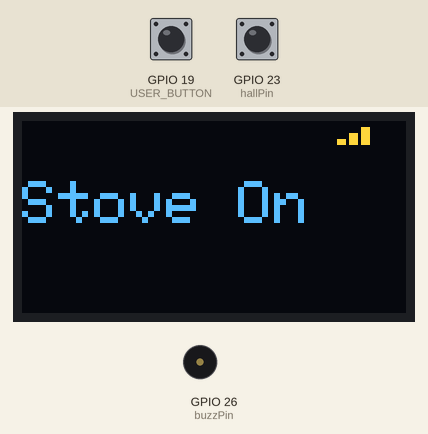
Simulated run of this sketch. Board: ESP32. Shown: 128×64 one-colour display, buzzer (waves = sounding, pin HIGH). The inputs (shaded band) are chosen by the test bench; at power-on: GPIO 23 (hallPin) HIGH, GPIO 19 (USER_BUTTON) HIGH. The OLED is the two-colour kind (top 16 rows yellow); WiFi joins after 1.5 s; servers stay silent unless stated; what the sketch prints to the serial monitor is not drawn.

Above: at 4.2 s.
4.3 s: GPIO 23 (hallPin) pulled LOW for 0.15 s
At 4.53 s:
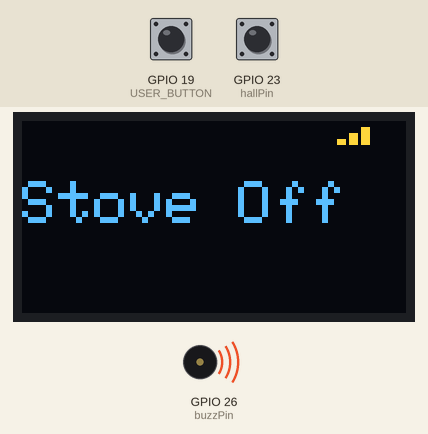
6.1 s: GPIO 19 (USER_BUTTON) pulled LOW for 0.15 s
At 7.0 s:
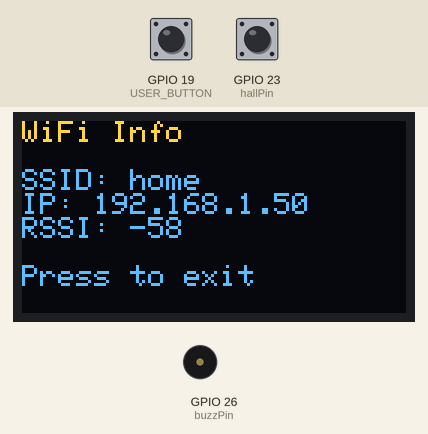
8.8 s: GPIO 19 (USER_BUTTON) pulled LOW for 3.2 s
At 12.5 s:
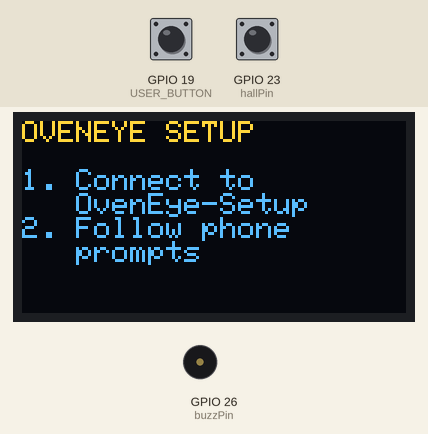
14.1 s: GPIO 23 (hallPin) pulled LOW for 1 s
At 15.6 s:
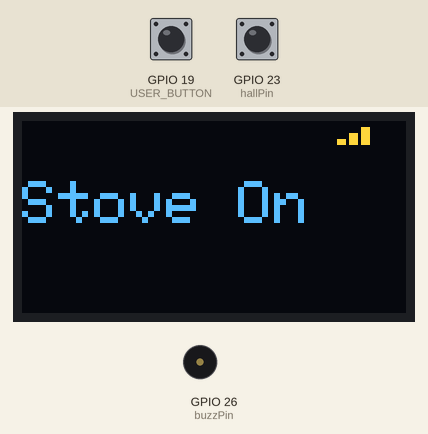
16.6 s: GPIO 23 (hallPin) pulled LOW for 0.15 s
At 17.9 s:
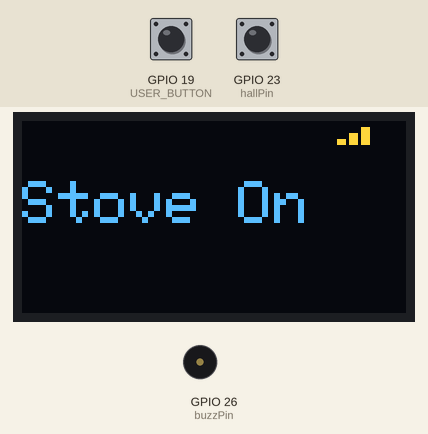
18.2 s: GPIO 19 (USER_BUTTON) pulled LOW for 1 s
At 20.0 s:
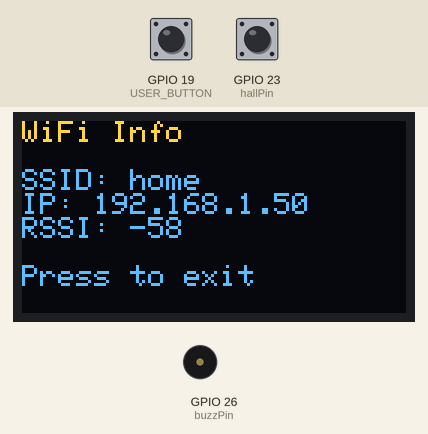
Timing chart, 0 to 21.5 s (numbered marks = the images above; inputs shaded):
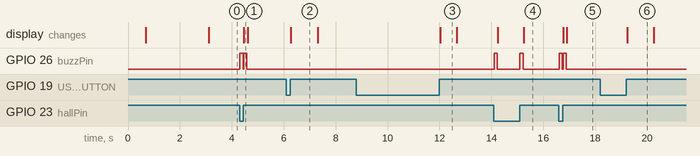

The sketch:

oven_eye_v2.ino
```cpp
#include <Wire.h>
#include <Adafruit_GFX.h>
#include <Adafruit_SSD1306.h>
#include <WiFi.h>
#include <WiFiClient.h>
#include <WiFiManager.h>


#define BLYNK_TEMPLATE_ID "TMPL2-GenTvVt"
#define BLYNK_TEMPLATE_NAME "OvenEye"
#define BLYNK_AUTH_TOKEN "###############"
#include <BlynkSimpleEsp32.h>


#define SCREEN_WIDTH 128
#define SCREEN_HEIGHT 64
#define USER_BUTTON  19

Adafruit_SSD1306 display(SCREEN_WIDTH, SCREEN_HEIGHT, &Wire, -1);

int hallPin = 23;
int buzzPin = 26;

int lastHallReading = HIGH;

unsigned long debounceDuration = 50; // millis
unsigned long buttonHeldTimeLimit = 3000; // millis
unsigned long screenDelayTime = 600; //millis
unsigned long buzzDelayTime = 120; //millis
unsigned long wifiPortalTimeout = 180; //secs
unsigned long wifiStatusScreenTime = 1000; //millis
unsigned long lastTimeButtonStateChanged = 0;
bool wasPressed = false;


/* ---------- LOGO ---------- */
const uint8_t image_data[] PROGMEM = {
0xff, 0xff, 0xff, 0xff, 0xff, 0xff, 0xff, 0xff, 0xff, 0xff, 0xff, 0xff, 0xff, 0xff, 0xff, 0xff,
0xff, 0xff, 0xff, 0xff, 0xff, 0xff, 0xff, 0xff, 0xff, 0xff, 0xff, 0xff, 0xff, 0xff, 0xff, 0xff,
0xff, 0xff, 0xff, 0xff, 0xff, 0xff, 0xff, 0xff, 0xff, 0xff, 0xff, 0xff, 0xff, 0xff, 0xff, 0xff,
0xff, 0xff, 0xff, 0xff, 0xff, 0xff, 0xff, 0xff, 0xff, 0xff, 0xff, 0xff, 0xff, 0xff, 0xff, 0xff,
0xff, 0xff, 0xff, 0xff, 0xff, 0xff, 0xff, 0xff, 0xff, 0xff, 0xff, 0xff, 0xff, 0xff, 0xff, 0xff,
0xff, 0xff, 0xff, 0xff, 0xff, 0xff, 0xff, 0xff, 0xff, 0xff, 0xff, 0xff, 0xff, 0xff, 0xff, 0xff,
0xff, 0xff, 0xff, 0xff, 0xff, 0xff, 0xff, 0xff, 0xff, 0xff, 0xff, 0xff, 0xff, 0xff, 0xff, 0xff,
0xff, 0xff, 0xff, 0xff, 0xff, 0xff, 0xff, 0xff, 0xff, 0xff, 0xff, 0xff, 0xff, 0xff, 0xff, 0xff,
0xff, 0xff, 0xff, 0xff, 0xff, 0xff, 0xff, 0xff, 0xff, 0xff, 0xff, 0xff, 0xff, 0xff, 0xff, 0xff,
0xff, 0xff, 0xff, 0xff, 0xff, 0xff, 0xff, 0xff, 0xff, 0xff, 0xff, 0xff, 0xff, 0xff, 0xff, 0xff,
0xff, 0xff, 0xff, 0xff, 0xff, 0xff, 0xff, 0xff, 0xff, 0xff, 0xff, 0xff, 0xff, 0xff, 0xff, 0xff,
0xff, 0xff, 0xff, 0xff, 0xff, 0xff, 0xff, 0xfe, 0x3f, 0xff, 0xff, 0xff, 0xff, 0xff, 0xff, 0xff,
0xff, 0xff, 0xff, 0xff, 0xff, 0xff, 0xff, 0xfe, 0x0f, 0xff, 0xff, 0xff, 0xff, 0xff, 0xff, 0xff,
0xff, 0xff, 0xff, 0xff, 0xff, 0xff, 0xff, 0xfe, 0x07, 0xff, 0xff, 0xff, 0xff, 0xff, 0xff, 0xff,
0xff, 0xff, 0xff, 0xff, 0xff, 0xff, 0xff, 0xfc, 0x02, 0x7f, 0xff, 0xff, 0xff, 0xff, 0xff, 0xff,
0xff, 0xff, 0xff, 0xff, 0xff, 0xff, 0xff, 0xf0, 0x02, 0x3f, 0xff, 0xff, 0xff, 0xff, 0xff, 0xff,
0xff, 0xff, 0xff, 0xff, 0xff, 0xff, 0xf3, 0xc0, 0x04, 0x39, 0xff, 0xff, 0xff, 0xff, 0xff, 0xff,
0xff, 0xff, 0xff, 0xff, 0xff, 0xff, 0xe3, 0x00, 0x00, 0x38, 0xff, 0xff, 0xff, 0xff, 0xff, 0xff,
0xff, 0xff, 0xff, 0xff, 0xff, 0xff, 0xc0, 0x04, 0x00, 0x70, 0xff, 0xff, 0xff, 0xff, 0xff, 0xff,
0xff, 0xff, 0xff, 0xff, 0xff, 0xff, 0xc0, 0x0c, 0x00, 0xc0, 0x9f, 0xff, 0xff, 0xff, 0xff, 0xff,
0xff, 0xff, 0xff, 0xff, 0xff, 0xfe, 0xe0, 0x1f, 0xe0, 0x01, 0x1f, 0xff, 0xff, 0xff, 0xff, 0xff,
0xff, 0xff, 0xff, 0xff, 0xff, 0xf9, 0xe0, 0x38, 0x10, 0x01, 0x0f, 0xff, 0xff, 0xff, 0xff, 0xff,
0xff, 0xff, 0xff, 0xff, 0xff, 0xe3, 0x00, 0x78, 0x1e, 0x00, 0x07, 0xff, 0xff, 0xff, 0xff, 0xff,
0xff, 0xff, 0xff, 0xff, 0xff, 0xc2, 0x0c, 0x08, 0x10, 0x30, 0x03, 0xff, 0xff, 0xff, 0xff, 0xff,
0xff, 0xff, 0xff, 0xff, 0xff, 0xc0, 0x61, 0xf8, 0x1f, 0xc6, 0x01, 0xff, 0xff, 0xff, 0xff, 0xff,
0xff, 0xff, 0xff, 0xff, 0xfe, 0x81, 0x8f, 0xf8, 0x1f, 0xf1, 0x81, 0x7f, 0xff, 0xff, 0xff, 0xff,
0xff, 0xff, 0xff, 0xff, 0xfc, 0x86, 0x3f, 0xfc, 0x3f, 0xfc, 0x61, 0x3f, 0xff, 0xff, 0xff, 0xff,
0xff, 0xff, 0xff, 0xff, 0xf8, 0x8e, 0x3f, 0xfc, 0x3f, 0xfc, 0x71, 0x1f, 0xff, 0xff, 0xff, 0xff,
0xff, 0xff, 0xff, 0xff, 0xf0, 0x1e, 0x3f, 0xfc, 0x3f, 0xfc, 0x79, 0x0f, 0xff, 0xff, 0xff, 0xff,
0xff, 0xff, 0xff, 0xff, 0xf0, 0x1e, 0x1f, 0xfe, 0x7f, 0xf8, 0x78, 0x0f, 0xff, 0xff, 0xff, 0xff,
0xff, 0xff, 0xff, 0xff, 0xf0, 0x1e, 0x07, 0xff, 0xff, 0xe0, 0x78, 0x0f, 0xff, 0xff, 0xff, 0xff,
0xff, 0xff, 0xff, 0xff, 0xf8, 0x3e, 0x10, 0x3f, 0xfc, 0x08, 0x7c, 0x1f, 0xff, 0xff, 0xff, 0xff,
0xff, 0xff, 0xff, 0xff, 0xfc, 0x16, 0x12, 0x00, 0x00, 0x40, 0xf8, 0x3f, 0xff, 0xff, 0xff, 0xff,
0xff, 0xff, 0xff, 0xff, 0xfe, 0x03, 0x83, 0xff, 0xff, 0xc1, 0xf0, 0x7f, 0xff, 0xff, 0xff, 0xff,
0xff, 0xff, 0xff, 0xff, 0xff, 0x00, 0xc4, 0xff, 0xff, 0x87, 0x80, 0xff, 0xff, 0xff, 0xff, 0xff,
0xff, 0xff, 0xff, 0xff, 0xff, 0xe0, 0x38, 0x3f, 0xff, 0x1c, 0x07, 0xff, 0xff, 0xff, 0xff, 0xff,
0xff, 0xff, 0xff, 0xff, 0xff, 0xfc, 0x03, 0xc0, 0x03, 0xe0, 0x1f, 0xff, 0xff, 0xff, 0xff, 0xff,
0xff, 0xff, 0xff, 0xff, 0xff, 0xff, 0xc0, 0x1f, 0xf8, 0x03, 0xff, 0xff, 0xff, 0xff, 0xff, 0xff,
0xff, 0xff, 0xff, 0xff, 0xff, 0xff, 0xff, 0xc0, 0x01, 0xff, 0xff, 0xff, 0xff, 0xff, 0xff, 0xff,
0xff, 0xff, 0xff, 0xff, 0xff, 0xff, 0xff, 0xff, 0xff, 0xff, 0xff, 0xff, 0xff, 0xff, 0xff, 0xff,
0xff, 0xff, 0xff, 0xf8, 0x03, 0xff, 0xff, 0xff, 0xfe, 0x00, 0x3f, 0xff, 0xff, 0xff, 0xff, 0xff,
0xff, 0xff, 0xff, 0xe1, 0xe0, 0xff, 0xff, 0xff, 0xfe, 0x1f, 0xff, 0xff, 0xff, 0xff, 0xff, 0xff,
0xff, 0xff, 0xff, 0xc3, 0xf0, 0x0c, 0x40, 0x20, 0x06, 0x00, 0xc3, 0x08, 0x07, 0xff, 0xff, 0xff,
0xff, 0xff, 0xff, 0xc3, 0xf0, 0x88, 0x00, 0x01, 0xc6, 0x00, 0xe2, 0x10, 0x03, 0xff, 0xff, 0xff,
0xff, 0xff, 0xff, 0xc1, 0xe1, 0x80, 0x87, 0xe1, 0xc6, 0x3f, 0xe0, 0x21, 0xff, 0xff, 0xff, 0xff,
0xff, 0xff, 0xff, 0xe0, 0x03, 0xc3, 0xc0, 0x23, 0xc4, 0x00, 0x70, 0x70, 0x07, 0xff, 0xff, 0xff,
0xff, 0xff, 0xff, 0xff, 0xff, 0xff, 0xff, 0xff, 0xff, 0xff, 0xf0, 0xff, 0xff, 0xff, 0xff, 0xff,
0xff, 0xff, 0xff, 0xff, 0xff, 0xff, 0xff, 0xff, 0xff, 0xff, 0x83, 0xff, 0xff, 0xff, 0xff, 0xff,
0xff, 0xff, 0xff, 0xff, 0xff, 0xff, 0xff, 0xff, 0xff, 0xff, 0xff, 0xff, 0xff, 0xff, 0xff, 0xff,
0xff, 0xff, 0xff, 0xff, 0xff, 0xff, 0xff, 0xff, 0xff, 0xff, 0xff, 0xff, 0xff, 0xff, 0xff, 0xff,
0xff, 0xff, 0xff, 0xff, 0xff, 0xff, 0xff, 0xff, 0xff, 0xff, 0xff, 0xff, 0xff, 0xff, 0xff, 0xff,
0xff, 0xff, 0xff, 0xff, 0xff, 0xff, 0xff, 0xff, 0xff, 0xff, 0xff, 0xff, 0xff, 0xff, 0xff, 0xff,
0xff, 0xff, 0xff, 0xff, 0xff, 0xff, 0xff, 0xff, 0xff, 0xff, 0xff, 0xff, 0xff, 0xff, 0xff, 0xff,
0xff, 0xff, 0xff, 0xff, 0xff, 0xff, 0xff, 0xff, 0xff, 0xff, 0xff, 0xff, 0xff, 0xff, 0xff, 0xff,
0xff, 0xff, 0xff, 0xff, 0xff, 0xff, 0xff, 0xff, 0xff, 0xff, 0xff, 0xff, 0xff, 0xff, 0xff, 0xff,
0xff, 0xff, 0xff, 0xff, 0xff, 0xff, 0xff, 0xff, 0xff, 0xff, 0xff, 0xff, 0xff, 0xff, 0xff, 0xff,
0xff, 0xff, 0xff, 0xff, 0xff, 0xff, 0xff, 0xff, 0xff, 0xff, 0xff, 0xff, 0xff, 0xff, 0xff, 0xff,
0xff, 0xff, 0xff, 0xff, 0xff, 0xff, 0xff, 0xff, 0xff, 0xff, 0xff, 0xff, 0xff, 0xff, 0xff, 0xff,
0xff, 0xff, 0xff, 0xff, 0xff, 0xff, 0xff, 0xff, 0xff, 0xff, 0xff, 0xff, 0xff, 0xff, 0xff, 0xff,
0xff, 0xff, 0xff, 0xff, 0xff, 0xff, 0xff, 0xff, 0xff, 0xff, 0xff, 0xff, 0xff, 0xff, 0xff, 0xff,
0xff, 0xff, 0xff, 0xff, 0xff, 0xff, 0xff, 0xff, 0xff, 0xff, 0xff, 0xff, 0xff, 0xff, 0xff, 0xff,
0xff, 0xff, 0xff, 0xff, 0xff, 0xff, 0xff, 0xff, 0xff, 0xff, 0xff, 0xff, 0xff, 0xff, 0xff, 0xff,
0xff, 0xff, 0xff, 0xff, 0xff, 0xff, 0xff, 0xff, 0xff, 0xff, 0xff, 0xff, 0xff, 0xff, 0xff, 0xff,
0xff, 0xff, 0xff, 0xff, 0xff, 0xff, 0xff, 0xff, 0xff, 0xff, 0xff, 0xff, 0xff, 0xff, 0xff, 0xff,
};

WiFiManager wm;


/* ---------- SETUP ---------- */
void setup() {
  Serial.begin(9600);
  Wire.begin(21, 22);

  //Different Sensor I/O configuration
  pinMode(hallPin, INPUT_PULLUP);
  pinMode(USER_BUTTON, INPUT_PULLUP);
  pinMode(buzzPin, OUTPUT);

  /*Disable bluetooth*/
  btStop();

  //Wifi
  WiFi.setSleep(true);
  WiFi.persistent(false);

  //Display
  display.begin(SSD1306_SWITCHCAPVCC, 0x3C);


  // Show logo first
  display.clearDisplay();
  display.drawBitmap(0, 0, image_data, 128, 64, WHITE);
  display.display();
  delay(screenDelayTime);

  // Show wifi setup screen
  showInstructions();
  delay(screenDelayTime);

  //Wifi Configuration Screen
  wm.resetSettings();
  wm.setTitle("OvenEye-Setup");
  wm.setConfigPortalTimeout(wifiPortalTimeout);
  if (!wm.autoConnect("OvenEye-Setup")) {
    wm.startConfigPortal("OvenEye-Setup");
  }

  //Blynk Setup
  Blynk.config(BLYNK_AUTH_TOKEN);
  Blynk.connect();

}

/* ---------- LOOP ---------- */
void loop() {
  Blynk.run();
  checkWifiResetButton();
  sendStatusToBlynkAndBuzzer();
  showStoveScreen();
}

void sendStatusToBlynkAndBuzzer() {
  Serial.println("sendStatusToBlynkAndBuzzer");
  int reading = digitalRead(hallPin);
  if (reading != lastHallReading) {
    lastHallReading = reading;

    String blynkOvenStatus = (reading == LOW) ? "Off" : "On";
    Blynk.virtualWrite(V1, blynkOvenStatus);

    buzzer();
  }
}

void checkWifiResetButton() {
  bool pressed = digitalRead(USER_BUTTON) == LOW;

  if(pressed) {
    if(!wasPressed) {
      lastTimeButtonStateChanged = millis();
      wasPressed = true;
    }

  } else {
    if(wasPressed) {
      unsigned long buttonHeldTime = millis() - lastTimeButtonStateChanged;

      if(buttonHeldTime > debounceDuration) {
        if(buttonHeldTime >=  buttonHeldTimeLimit) {
          showInstructions();
          delay(screenDelayTime);
          wm.resetSettings();
          wm.startConfigPortal("OvenEye-Setup");
        } else {
          Serial.println("Show wifi status");
          showWiFiInfo();
          delay(wifiStatusScreenTime);
        }
      }

      wasPressed = false;

    }

  }

}

void buzzer() {
  digitalWrite(buzzPin, HIGH);
  delay(buzzDelayTime);
  digitalWrite(buzzPin, LOW);
}


/* ---------- SCREENS ---------- */
void showInstructions() {
  display.clearDisplay();
  display.setTextSize(1);
  display.setTextColor(WHITE);
  display.setCursor(0, 0);
  display.println("OVENEYE SETUP");
  display.println();
  display.println("1. Connect to");
  display.println("   OvenEye-Setup");
  display.println("2. Follow phone");
  display.println("   prompts");
  display.display();
}

// Display Stove Status
void showStoveScreen() {
  Serial.println("showStoveScreen");
  display.clearDisplay();
  display.setTextSize(2);
  display.setCursor(0, 20);
  display.print("Stove ");
  display.print(digitalRead(hallPin) == LOW ? "Off" : "On");
  drawWiFiBars(105, 0);
  display.display();
}

/* ---------- WIFI BARS ---------- */
void drawWiFiBars(int x, int y) {
  if (WiFi.status() != WL_CONNECTED) return;
  int rssi = WiFi.RSSI();
  int bars = 0;
  if (rssi >= -55) bars = 4;
  else if (rssi >= -65) bars = 3;
  else if (rssi >= -75) bars = 2;
  else if (rssi >= -85) bars = 1;

  display.fillRect(x, y, 18, 8, BLACK);
  for (int i = 0; i < bars; i++) {
    display.fillRect(x + i * 4, y + (8 - (i + 1) * 2), 3, (i + 1) * 2, WHITE);
  }
}

void showWiFiInfo() {
  display.clearDisplay();
  display.setTextSize(1);
  display.setCursor(0, 0);
  display.println("WiFi Info");
  display.println();
  display.print("SSID: ");
  display.println(WiFi.SSID());
  display.print("IP: ");
  display.println(WiFi.localIP());
  display.print("RSSI: ");
  display.println(WiFi.RSSI());
  display.println();
  display.println("Press to exit");
  display.display();
}
```

Measured:
- after the input at 4.3 s, GPIO 26 (buzzPin): alternates HIGH for 0.12 s and LOW for 0.03 s, 4 changes in all, then stays LOW, starting at once; the display: changes after 0.16 s (image 1)
- after the input at 6.1 s, the display: changes after 0.18 s (image 2)
- after the input at 8.8 s, the display: changes after 3.2 s (image 3)
- after the input at 14.1 s, GPIO 26 (buzzPin): alternates HIGH for 0.12 s and LOW for 0.88 s, starting at once; the display: first changes after 0.15 s (image 4 shows a later state)
- after the input at 16.6 s, GPIO 26 (buzzPin): alternates HIGH for 0.12 s and LOW for 0.03 s, 4 changes in all, then stays LOW, starting at once; the display: first changes after 0.16 s (image 5 shows a later state)
- after the input at 18.2 s, the display: changes after 1.0 s (image 6)
- what the display in image 2 shows lasts 1.0 s, from 6.3 s to 7.3 s
